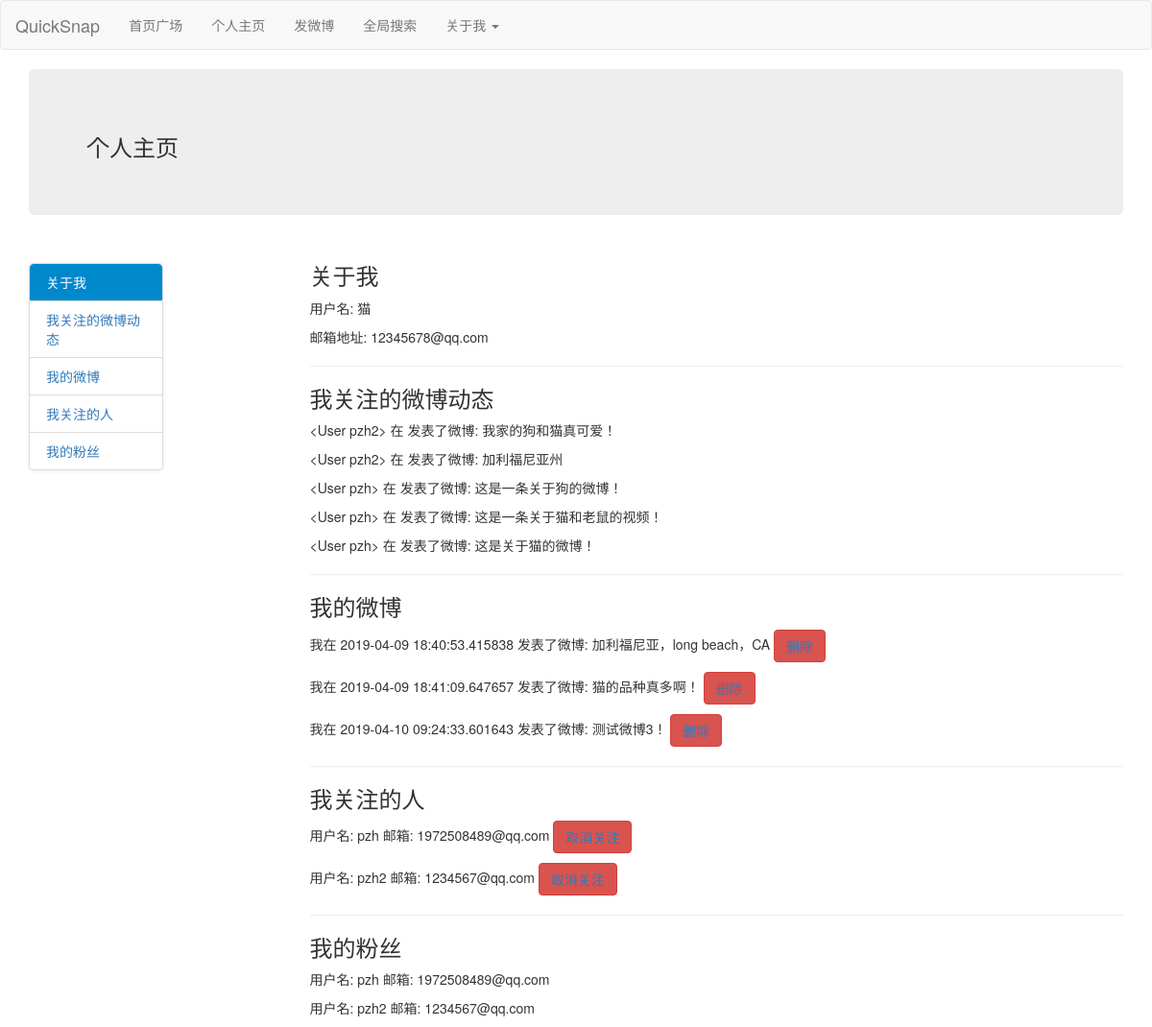
The app's page /my_homepage/猫 (signed in) with its own data.
### app/models.py (models this page shows, shortened)
class User(UserMixin, db.Model):
    id = db.Column(db.Integer, primary_key = True)                               # 用户id，Integer类型，作为表User的主键，唯一确定一个特定的用户
    username = db.Column(db.String(64), index = True, unique = False)            # 用户昵称，String类型
    email = db.Column(db.String(120), index = True, unique = True)               # 用户邮箱，String类型
    password_hash = db.Column(db.String(128))                                    # 用户密码的哈希值，String类型
    description = db.Column(db.String(140))                                      # 该用户的自我介绍和描述，String类型
    sign = db.Column(db.String(20))                                              # 用户个性签名
    job = db.Column(db.String(20))                                               # 用户职业
    location = db.Column(db.String(100))                                         # 该用户的所在地址
    posts = db.relationship('Post', backref='author', lazy='dynamic')            # 该用户所发送的Post，这里使用的是SQLAlchemy的第二类db.relationship方法，该方法在表Post中增加一个属性author，该属性直接返回Post对象所属于的User对象，也即可以直接通过Post表的该属性访问发送这条Post的用户的对象User
    followed = db.relationship('User',                                           # 该用户的关注关系，followers为追随者
        secondary = followers,
        primaryjoin = (followers.c.follower_id == id),
        secondaryjoin = (followers.c.followed_id == id),
        backref = db.backref('followers', lazy = 'dynamic'),
        lazy = 'dynamic')
    def __repr__(self):
        return '<User {}>'.format(self.username)
    def followed_posts(self):
        return Post.query.join(followers, (followers.c.followed_id == Post.user_id)).filter(followers.c.follower_id == self.id).order_by(Post.timestamp.desc())
    def follow_list(self):
        return User.query.join(followers, (followers.c.follower_id == User.id)).filter(followers.c.followed_id == self.id)
    def followed_list(self):
        return User.query.join(followers, (followers.c.followed_id == User.id)).filter(followers.c.follower_id == self.id)

class Post(db.Model):
    id = db.Column(db.Integer, primary_key = True)                              # 微博的id，Integer类型，作为表Post的主键，唯一确定一个特定的用户
    body = db.Column(db.String(160))                                            # 微博的内容，String类型
    timestamp = db.Column(db.DateTime, index=True)
    user_id = db.Column(db.Integer, db.ForeignKey('user.id'))                   # 微博的创建者/发送者，这里使用的是SQLAlchemy的第一类db.relationship方法，db.Integer指定创建的新属性类型为Integer，db.Foreignkey()指定外键关系，这里创建的user_id参照User表的主键user_id

### app/views.py (the view)
@app.route('/my_homepage/<username>')        # 这里使用的装饰器略有不同，<username>表示将url中'my_homepage/'后的部分作为参数传入my_homepage路由函数中
@login_required
def my_homepage(username):
    user = User.query.filter_by(username=username).first()
    posts=g.user.followed_posts()   # 直接调用User表的followed_posts方法获得关注的动态，该函数的实现请参见'/app/models.py'
    res_post=Post.query.filter(Post.user_id==user.id).all()
    my_posts=[]
    followed=g.user.followed_list()
    follower=g.user.follow_list()
    for post in res_post:
        my_posts.append({'id':post.id, 'time':post.timestamp, 'body':post.body})
    return render_template('my_homepage.html', user=user, posts=posts, my_posts=my_posts, isuser=current_user.is_authenticated, followed=followed, follower=follower)

### app/models.py (called while the page is built)
@login.user_loader   # login模块由__init__.py进行定义，见__init__.py的login = LoginManager()语句
def load_user(id):
    return User.query.get(int(id))

### app/views.py (called while the page is built)
@app.before_request
def before_request():
    g.user = current_user

### app/templates/my_homepage.html (shortened to what this page needs)
{% extends "base_navigation_bar.html" %}
{% import 'bootstrap/wtf.html' as wtf %}
{% block content %}
</head>
<body data-spy="scroll" data-target="#myScrollspy">
<div class="container">
   <div class="jumbotron">
        <h3>个人主页</h3>
    </div>
    <div class="row">
        <div class="col-xs-3" id="myScrollspy">
            <ul class="nav nav-tabs nav-stacked" data-spy="affix" data-offset-top="125">
                <li class="active"><a href="#section-1">关于我</a></li>
                <li><a href="#section-2">我关注的微博动态</a></li>
                <li><a href="#section-3">我的微博</a></li>
                <li><a href="#section-4">我关注的人</a></li>
                <li><a href="#section-5">我的粉丝</a></li>
            </ul>
        </div>
        <div class="col-xs-9">
            <h3 id="section-1">关于我</h3>
            <p>用户名: {{user.username}}</p>
            <p>邮箱地址: {{user.email}}</p>
            <hr>
            <h3 id="section-2">我关注的微博动态</h3>
            <p>
                {% if posts %}
                {% for post in posts %}
                <div>
                    <p>{{post.author}} 在 {{post.time}} 发表了微博: {{post.body}}</p>
                </div>
                {% endfor %}
                {% else %}
                <p>暂无关注的新动态</p>
                {% endif %}
            </p>
            <hr>
            <h3 id="section-3">我的微博</h3>
            <p>
                {% if my_posts %}
                {% for my_post in my_posts %}
                <div>
                    <p>
                        我在 {{my_post.time}} 发表了微博: {{my_post.body}}
                        <button type="button" class="btn btn-danger">
                            <a href="{{url_for('delweibo', id=my_post.id)}}">删除</a>
                        </button>
                    </p>
                </div>
                {% endfor %}
                {% else %}
                <p>您还没有发送过任何微博，尝试点击导航栏的'发微博'发送第一条动态吧!</p>
                {% endif %}
            </p>
            <hr>
            <h3 id="section-4">我关注的人</h3>
            {% if followed %}
            {% for x in followed %}
            <div>
                <p>
                    用户名: {{x.username}}  邮箱: {{x.email}}
                    <button type="button" class="btn btn-danger">
                        <a href="{{url_for('unfollow', username=x.username)}}">取消关注</a>
                    </button>
                </p>
            </div>
            {% endfor %}
            {% else %}
            <p>暂无关注的人</p>
            {% endif %}
            <hr>
            <h3 id="section-5">我的粉丝</h3>
            {% if follower %}
            {% for x in follower %}
            <div>
                <p>
                    用户名: {{x.username}}  邮箱: {{x.email}}
                </p>
            </div>
            {% endfor %}
            {% else %}
            <p>暂无粉丝</p>
            {% endif %}
        </div>
    </div>
</div>
</body>
</html>
{% endblock %}

### app/templates/my_homepage.html (style rules this page uses)
ul.nav-tabs { width: 140px; margin-top: 20px; border-radius: 4px; border: 1px solid #ddd; box-shadow: 0 1px 4px rgba(0, 0, 0, 0.067); }
ul.nav-tabs li { margin: 0; border-top: 1px solid #ddd; }
ul.nav-tabs li:first-child { border-top: none; }
ul.nav-tabs li a { margin: 0; padding: 8px 16px; border-radius: 0; }
ul.nav-tabs li.active a, ul.nav-tabs li.active a:hover { color: #fff; background: #0088cc; border: 1px solid #0088cc; }
ul.nav-tabs li:first-child a { border-radius: 4px 4px 0 0; }
ul.nav-tabs li:last-child a { border-radius: 0 0 4px 4px; }

### records on screen
User: username "猫", email "12345678@qq.com"
Post: author "<User pzh2>", body "我家的狗和猫真可爱！"
Post: author "<User pzh2>", body "加利福尼亚州"
Post: author "<User pzh>", body "这是一条关于狗的微博！"
Post: author "<User pzh>", body "这是一条关于猫和老鼠的视频！"
Post: author "<User pzh>", body "这是关于猫的微博！"
Post: time "2019-04-09 18:40:53.415838", body "加利福尼亚，long beach，CA"
Post: time "2019-04-09 18:41:09.647657", body "猫的品种真多啊！"
Post: time "2019-04-10 09:24:33.601643", body "测试微博3！"
User: username "pzh", email "1972508489@qq.com"
User: username "pzh2", email "1234567@qq.com"
